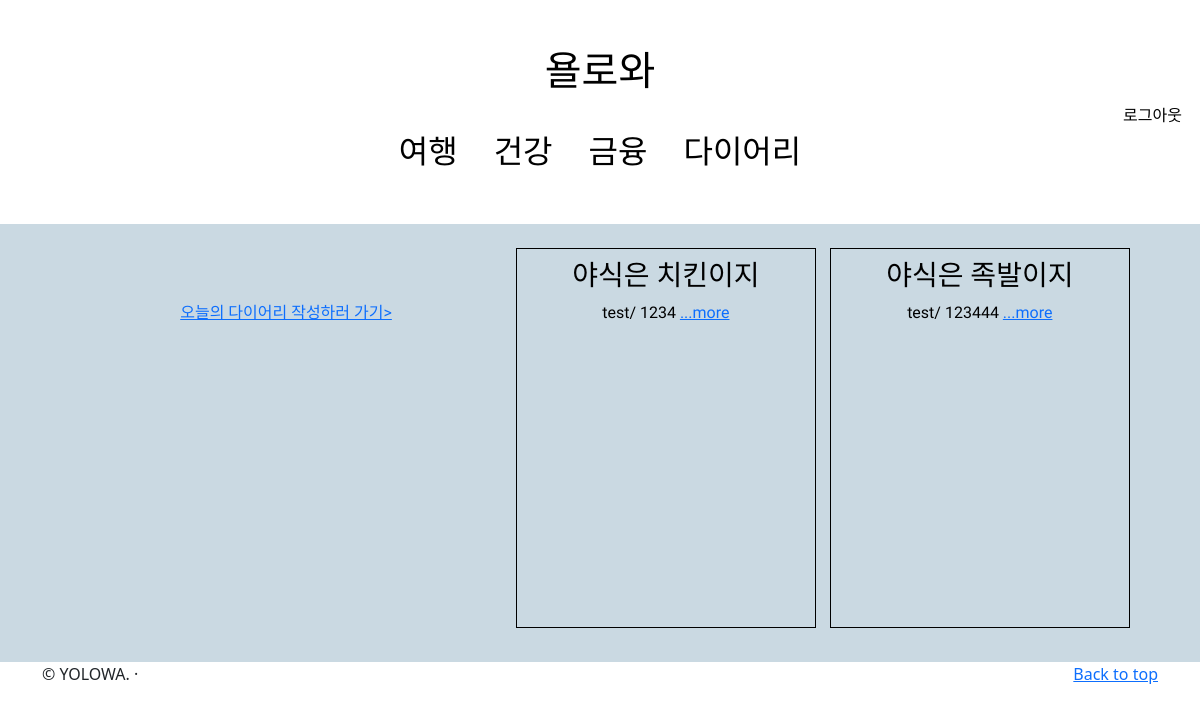
Page /list/ (signed in) on the earlier database version.
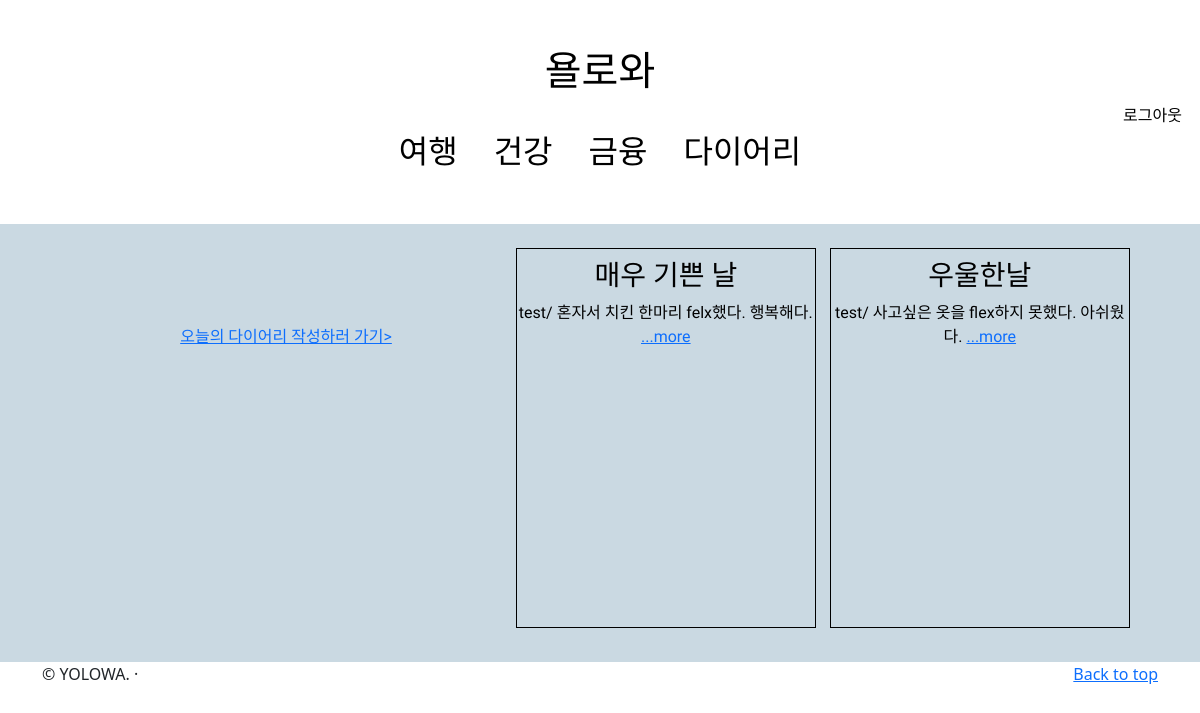
Same page on the later database version.
### yolowaapp/models.py (models this page shows, shortened)
class Yolowaapp(models.Model):
    title=models.CharField(max_length=200)
    writer=models.CharField(max_length=100)
    pub_date=models.DateTimeField()
    body=models.TextField()
    def summary(self):
        return self.body[:30]

### yolowaapp/views.py (the view)
# urls.py: path('list/',views.list, name="list"),
def list(request):
    y_list=Yolowaapp.objects.all()
    return render(request, 'list.html', {'y_list':y_list})

### yolowaapp/templates/list.html (shortened to what this page needs)
{% extends 'base.html' %}
{% block content %}
<br>
<a href="{% url 'new' %}">오늘의 다이어리 작성하러 가기></a>
{% for yobj in y_list %}
{% if yobj.writer == user.username %}
<div class="main">
    <h3>{{yobj.title}}</h3>
    {{yobj.writer}}/
    {{yobj.summary}}
    <a href="{% url 'sub' yobj.id %}">...more</a>
</div>
{% endif %}
{% endfor %}
<br><br>
{% endblock %}

### yolowa/templates/base.html (shortened to what this page needs)
<!DOCTYPE html>
<html lang="ko">
<head>
  <link href="https://cdn.jsdelivr.net/npm/bootstrap@5.0.2/dist/css/bootstrap.min.css" rel="stylesheet"
>
</head>
<body>
  <div id="M">
    <br><br>
    <a class="Name" href="{%url 'home'%}">
      <h1>욜로와</h1>
    </a>
  </div>
  {% if user.is_authenticated %}
  <div id="base_nav">
    <ul id="base_n1" class="nav justify-content-end">
      <li id="base_ii"><a class="base_bar" href="{% url 'logout' %}">로그아웃</a></li>
    </ul>
  </div>
  <div id="base_header">
    <ul id="base_n2" class="nav justify-content-center">
      <li id="base_ii"><a class="base_bar" href="{%url 'southEastAsia'%}">여행</a></li>
      <li id="base_ii"><a class="base_bar" href="{%url 'health'%}">건강</a></li>
      <li id="base_ii"><a class="base_bar" href="{%url 'travel'%}">금융</a></li>
      <li id="base_ii"><a class="base_bar" href="{%url 'list'%}">다이어리</a></li>
    </ul>
  </div>
  {% endif %}
  <br><br>
  <div id="mainDocument">
    {%block content%}
    {%endblock%}
  </div>
</body>
<footer class="container">
  <p class="float-end"><a href="#">Back to top</a></p>
  <p>&copy; YOLOWA. &middot;</p>
</footer>
</html>

### yolowa/templates/base.html (style rules this page uses)
#M { width: auto; height: auto; margin-left: auto; margin-right: auto; }
.Name { text-align: center; color: black; text-decoration: none; }
li { list-style-type: none; }
h1 { font-family: 'Gugi', cursive; }
#mainDocument { font-family: 'Nanum Myeongjo', serif; text-align: center; background-color: #cad9e2; }
#base_nav { font-family: 'Nanum Myeongjo', serif; width: auto; height: auto; margin-left: auto; margin-right: auto; }
#base_header { font-family: 'Nanum Myeongjo', serif; width: auto; height: auto; margin-left: auto; margin-right: auto; font-size: 32px; text-align: center; }
#base_n1 { display: flex; }
#base_n2 { display: flex; }
#base_ii { list-style-type: none; }
.base_bar { color: black; text-decoration: none; display: block; padding: 0px 18px; }

### yolowaapp/templates/list.html (style rules this page uses)
.main { text-align: center; display: inline-block; color: black; width: 300px; height: 380px; margin-right: 10px; margin-bottom: 10px; border: 1px solid black; left: 10%; right: 10%; position: relative; padding-top: 10px; font-family: 'Nanum Myeongjo', serif; }

Differences in the rows shown:
changed Yolowaapp: title "야식은 치킨이지" → "매우 기쁜 날"; summary "1234" → "혼자서 치킨 한마리 felx했다. 행복해다."
changed Yolowaapp: title "야식은 족발이지" → "우울한날"; summary "123444" → "사고싶은 옷을 flex하지 못했다. 아쉬웠다."
